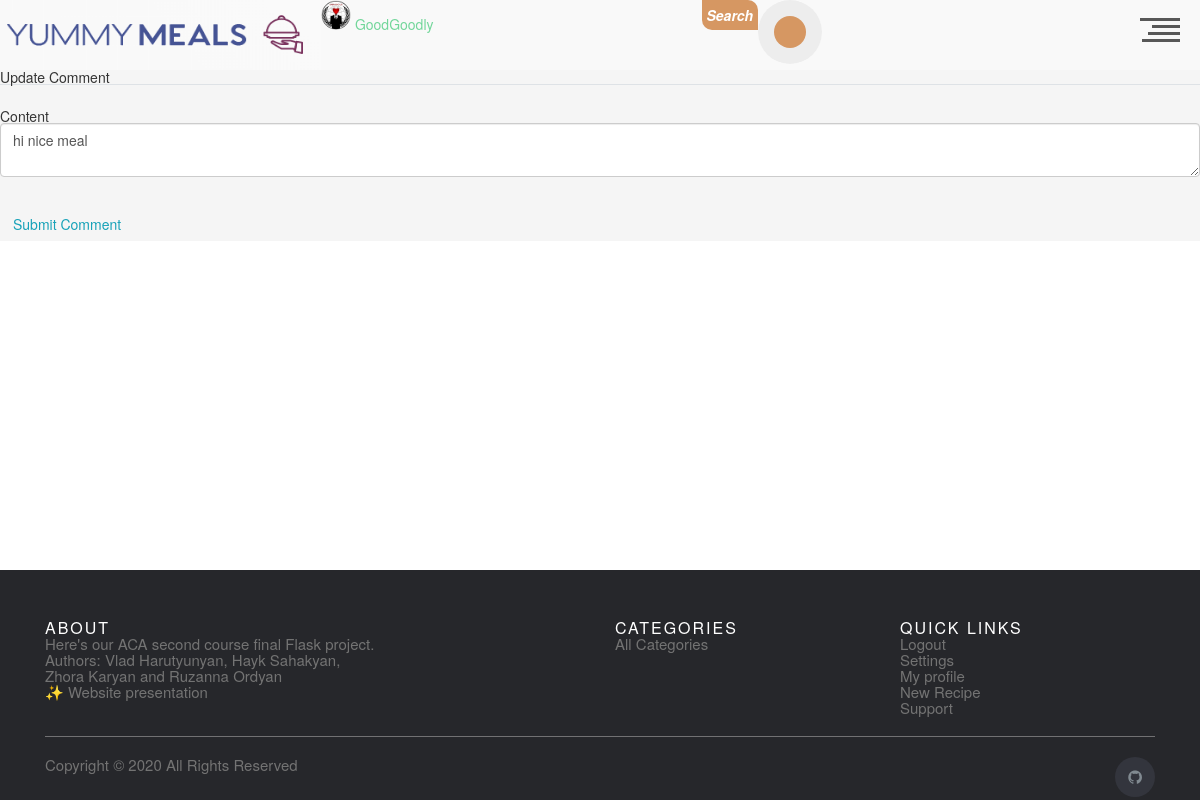
The app's page /user/update/1 (signed in) with its own data.
### app/users/models.py (models this page shows, shortened)
class User(db.Model, UserMixin):
    id = db.Column(db.Integer, primary_key=True)
    username = db.Column(db.String(20), unique=True, nullable=False)
    email = db.Column(db.String(120), unique=True, nullable=False)
    image_file = db.Column(
        db.String(20), nullable=False, default='default.jpg')
    password = db.Column(db.String(60), nullable=False)
    comment = db.relationship('UserComments', backref='author', lazy=True)
    is_admin = db.Column(db.Boolean, default=False)

class UserComments(db.Model):
    id = db.Column(db.Integer, primary_key=True)
    date_posted = db.Column(db.DateTime, nullable=False,
                            default=datetime.utcnow)
    content = db.Column(db.Text, nullable=False)
    meal_id = db.Column(db.Integer, db.ForeignKey(
        'meal.id', ondelete='CASCADE'), nullable=False)
    user_id = db.Column(db.Integer, db.ForeignKey('user.id'), nullable=False)
    meal = db.relationship('Meal', backref="usercomments")
    user = db.relationship('User')

### app/users/routes.py (the view)
@users_bp.route("/update/<int:comment_id>", methods=['GET', 'POST'])
@login_required
def update_comment(comment_id: int):
    comment = UserComments.query.get_or_404(comment_id)
    if comment.author != current_user:
        abort(403)
    form = CommentForm()
    if form.is_submitted():
        comment.content = form.content.data
        comment.date_posted = datetime.now()
        db.session.commit()
        flash('Your comment has been updated!', 'success')
        return redirect(url_for('meals.meal_info', m_id=comment.meal_id))
    elif request.method == "GET":
        form.content.data = comment.content
    return render_template(
        'update_comment.html',
        form=form,
        legend="Update Comment")

### app/users/forms.py
class CommentForm(FlaskForm):
    content = TextAreaField('Content',
                            validators=[DataRequired()])
    username = StringField('Username',
                           validators=[DataRequired(), Length(min=2, max=20)]
                           )
    submit = SubmitField('Submit Comment')

### app/users/models.py (called while the page is built)
@login_manager.user_loader
def load_user(user_id):
    return User.query.get(int(user_id))

### app/users/templates/update_comment.html (shortened to what this page needs)
{% extends 'base.html' %}
{% block content %}
    <div class="content-section">
        <form method="POST" action="">
            <fieldset class="form-group">
                <legend class="border-bottom mb-4">{{ legend }}</legend>
                <div class="form-group">
                    {{ form.content.label(class="form-control-label") }}
                    {% if form.content.errors %}
                        {{ form.content(class="form-control form-control-lg is-invalid") }}
                        <div class="invalid-feedback">
                            {% for error in form.content.errors %}
                                <span>{{ error }}</span>
                            {% endfor %}
                        </div>
                    {% else %}
                        {{ form.content(class="form-control form-control-lg") }}
                    {% endif %}
                </div>
            </fieldset>
            <div class="form-group">
                {{ form.submit(class="btn btn-outline-info") }}
            </div>
        </form>
    </div>
{% endblock content %}

### app/index/templates/header.html (shortened to what this page needs)
<link rel="stylesheet" href="{{url_for('index.static',filename='css/header.css') }}">
<header style="display:flex">
  <h1><a style="display:flex;" href="/"><img width="321" height="70", src="{{url_for('index.static' ,  filename='media/Logo2-1.png') }}" ></a></h1>
  <h1>
  {%if current_user.is_authenticated%}
  <img width="30" height="30", src="{{url_for('users.static' ,  filename='profile_pics/'+current_user.image_file) }}" alt="Avatar" class="avatar img-circle">
  	<a href="/user/user_profile/{{current_user.id}}">{{current_user.username}}  </a>
	{%endif%}
  </h1>
<div class="search-form">
<p class="head_search_txt">Search</p>
 <form  method = 'GET' action="{{url_for('meals.meal_search')}}">
    <button style = "outline:none;" class="head_search_btn" type = 'submit'></button>
  </form>
</div>
  <div id="nav-trigger" role="button">
    <div class="line l-01"></div>
    <div class="line l-02"></div>
    <div class="line l-03"></div>
    <div class="line l-04"></div>
  </div>
</header>

### app/index/static/css/base.css (style rules this page uses)
* { margin: 0; padding: 0; outline: none; box-sizing: border-box; }
body { background-color: #ededed; }

### app/index/static/css/header.css (style rules this page uses)
html, div, span, applet, object, iframe, h1, h2, h3, h4, h5, h6, p, blockquote, pre, a, abbr, acronym, address, big, cite, code, del, dfn, em, img, ins, kbd, q, s, samp, small, strike, strong, sub, sup, tt, var, b, u, i, center, dl, dt, dd, ol, ul, li, fieldset, form, label, legend, table, caption, tbody, tfoot, thead, tr, th, td, article, aside, canvas, details, embed, figure, figcaption, footer, header, hgroup, menu, nav, output, ruby, section, summary, time, mark, audio, video { margin: 0; padding: 0; border: 0; font-size: 100%; font: inherit; vertical-align: baseline; }
article, aside, details, figcaption, figure, footer, header, hgroup, menu, nav, section, main { display: block; }
body { line-height: 1; }
html * { -webkit-font-smoothing: antialiased; -moz-osx-font-smoothing: grayscale; }
*, *:after, *:before { -webkit-box-sizing: border-box; -moz-box-sizing: border-box; box-sizing: border-box; }
html, body { height: 100%; }
a { color: #72d69a; text-decoration: none; transition: color .2s ease-out; }
header { position: fixed; top: 0; left: 0; height: 50px; width: 100%; background: #f9f9f9; z-index: 3; -webkit-transform: translateZ(0); -webkit-backface-visibility: hidden; -webkit-transition-property: -webkit-transform; -moz-transition-property: -moz-transform; transition-property: transform; -webkit-transition-duration: 0.4s; -moz-transition-duration: 0.4s; transition-duration: 0.4s; }
@media only screen and (min-width: 768px) { header { height: 70px; } }
#nav-trigger { position: absolute; margin: 10px 10px 0 0; top: auto; right: auto; width: 40px; height: 40px; cursor: pointer; text-align: right; float: right; -moz-transform: rotate(180deg); -webkit-transform: rotate(180deg); -o-transform: rotate(180deg); transform: rotate(180deg); -moz-transition: all 0.4s cubic-bezier(0.19, 1, 0.22, 1); -webkit-transition: all 0.4s cubic-bezier(0.19, 1, 0.22, 1); -o-transition: all 0.4s cubic-bezier(0.19, 1, 0.22, 1); transition: all 0.4s cubic-bezier(0.19, 1, 0.22, 1); right: 10px; top: -8px; }
#nav-trigger .line { height: 3px; width: 100%; margin-bottom: 4px; background: #585858; -moz-transition: all 0.4s cubic-bezier(0.19, 1, 0.22, 1); -webkit-transition: all 0.4s cubic-bezier(0.19, 1, 0.22, 1); -o-transition: all 0.4s cubic-bezier(0.19, 1, 0.22, 1); transition: all 0.4s cubic-bezier(0.19, 1, 0.22, 1); }
#nav-trigger .line.l-01 { width: 95%; }
#nav-trigger .line.l-02 { width: 80%; }
#nav-trigger .line.l-03 { width: 70%; }
#nav-trigger .line.l-04 { width: 100%; }
* { outline: none; border: none; padding: 0; }
.search-form { position: relative; margin: 0 auto 0; width: 300px; display: flex; }
.head_search_txt { background: #d69762; color: #fff; width: 56px; display: flex; text-align: center; font-weight: 600; justify-content: center; align-items: center; height: 30px; border-radius: 0px 10px 0px 10px; font-style: italic; }
.search-form:before { content: ' '; position: absolute; left: 70px; top: 14px; width: 2px; height: 36px; transform: scale(0); z-index: 1; background: #d69762; transition: all 0.5s cubic-bezier(.87, -.41, .19, 1.44); }
.head_search_btn { background: #ededed; position: absolute; height: 100%; border-radius: 50%; width: 64px; height: 64px; transition: all 0.5s cubic-bezier(.87, -.41, .19, 1.44); }
.head_search_btn:after { content: ' '; position: absolute; width: 32px; height: 32px; left: 0; right: 0; transform: translateY(-50%); margin: 0 auto; background: #d69762; border-radius: 50%; }
.head_search_btn:before { content: ' '; position: absolute; width: 24px; height: 24px; left: 0; right: 0; top: 20px; transform: scale(0); transform-origin: left top; margin: 0 auto; background: #ededed; border-radius: 50%; z-index: 1; transition: all 0.8s ease; }

### records on screen
User: image_file (placeholder picture), username "GoodGoodly"
UserComments: content "hi nice meal"

### other values on screen
{{ legend }} "Update Comment"
